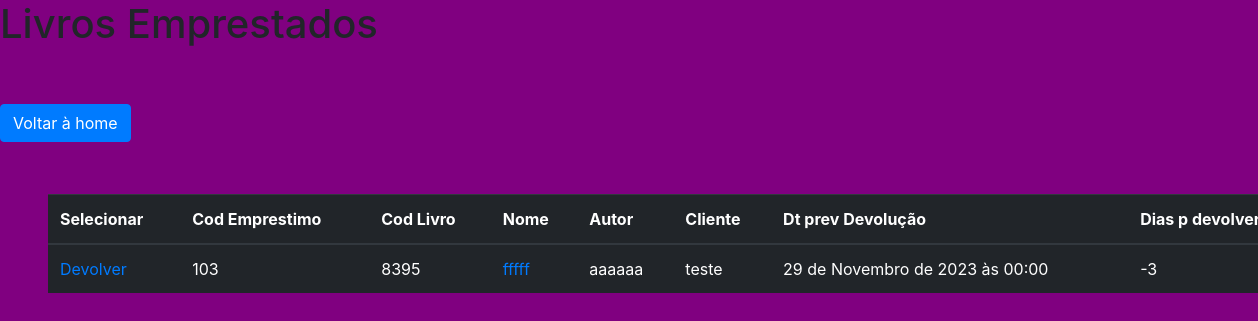
Page /cliente/emprestados-livros/ (signed in) on the committed database.
### bibliotecaApp/models.py (models this page shows, shortened)
class Livro(models.Model):
    user = models.ForeignKey(CustomUser, on_delete=models.CASCADE)
    empresa = models.ForeignKey(Empresas, on_delete=models.CASCADE)
    cod = models.IntegerField(unique=True)
    name = models.CharField(max_length=255, blank=False)
    genery = models.ForeignKey(Genero, on_delete=models.CASCADE, blank=True)
    pg = models.IntegerField()
    picture = models.ImageField(blank=True)
    author = models.CharField(max_length=255)
    qtd = models.IntegerField()
    created_at = models.DateTimeField()
    in_stock = models.BooleanField(default=False)
    emprestado = models.IntegerField(default=0)
    class Meta:
        verbose_name = 'Livro'
        verbose_name_plural = 'Livros'

### cliente/models.py (models this page shows, shortened)
class Emprestimo(models.Model):
    cod = models.CharField(max_length=36, unique=True)
    user = models.ForeignKey(CustomUser, on_delete=models.CASCADE)
    empresa = models.ForeignKey(Empresas, on_delete=models.CASCADE)
    cliente = models.ForeignKey(Cliente, on_delete=models.CASCADE)
    livro = models.ForeignKey(Livro, on_delete=models.CASCADE)
    data_emprestimo = models.DateTimeField()
    data_prev_devolucao = models.DateTimeField()
    data_devolucao = models.DateTimeField(null=True, blank=True)
    devolvido = models.BooleanField(default=False)
    saldo_de_dias_devolvidos = models.IntegerField()
    dias_para_devolver = models.IntegerField()
    def save(self, *args, **kwargs):
        if not self.cod:
            self.cod = str(uuid4())
        super().save(*args, **kwargs)
    class Meta:
        verbose_name = 'Empréstimo'
        verbose_name_plural = 'Empréstimos'

class Cliente(models.Model):
    user = models.ForeignKey(CustomUser, on_delete=models.CASCADE)
    empresa = models.ForeignKey(Empresas, on_delete=models.CASCADE)
    cod = models.IntegerField(unique=True)
    name = models.CharField(max_length=255, blank=False)
    cpf = models.CharField(max_length=14)
    email = models.EmailField()
    created_at = models.DateTimeField()
    active = models.BooleanField(default=False)
    qtd_livros = models.IntegerField()
    def __str__(self):
        return self.name
    class Meta:
        verbose_name = 'Cliente'
        verbose_name_plural = 'Clientes'

### cliente/views.py (the view)
# urls.py: path('emprestados-livros/', views.emprestados_livros, name='emprestados-livros'),
@login_required(redirect_field_name='login')
def emprestados_livros(request):
    user = request.user
    clientes = get_clientes_based_on_permission(user)
    livros_emprestados = Livro.objects.filter(
        id__in=Emprestimo.objects.filter(
            Q(cliente_id__in=[cliente.id for cliente in clientes]) & Q(devolvido=False)
        ).values_list('livro_id', flat=True)
    ).distinct()
    emprestimos_info = []
    for livro in livros_emprestados:
        emprestimos_livro = Emprestimo.objects.filter(livro=livro, devolvido=False)
        for emprestimo in emprestimos_livro:
            emprestimos_info.append({
                'livro': livro,
                'emprestimo': emprestimo,
                'cliente': emprestimo.cliente,
                'data_prev_devolucao': emprestimo.data_prev_devolucao,
                'dias_para_devolver' : emprestimo.dias_para_devolver,
            })
    return render(request, 'pages/emprestados_livros.html', {
        'emprestimos_info': emprestimos_info,
    })

### cliente/views.py (called while the page is built)
def get_clientes_based_on_permission(user):
    if user.is_superuser:
        return Cliente.objects.all()
    elif user.cargo.name == 'Gerente':
        return Cliente.objects.filter(empresa_id=user.empresa.id)
    else:
        return Cliente.objects.filter(user_id=user.id)

### cliente/templates/pages/emprestados_livros.html (shortened to what this page needs)
{% load static %}
<!DOCTYPE html>
<html lang="en">
<head>
    <link rel="stylesheet" href="https://stackpath.bootstrapcdn.com/bootstrap/4.1.3/css/bootstrap.min.css">
    <link rel="stylesheet" href="{% static 'css/global.css' %}">
</head>
<body>
    <h1>Livros Emprestados</h1>
    <a href="{% url 'home'  %}" class="btn btn-primary mt-5 mb-1">Voltar à home</a>
    <table class="table table-dark m-5">
        <thead>
            <tr>
                <th scope="col">Selecionar</th>
                <th scope="col">Cod Emprestimo</th>
                <th scope="col">Cod Livro</th>
                <th scope="col">Nome</th>
                <th scope="col">Autor</th>
                <th scope="col">Cliente</th>
                <th scope="col">Dt prev Devolução</th>
                <th scope="col">Dias p devolver</th>
            </tr>
        </thead>
        <tbody>
            {% for emprestimo_info in emprestimos_info %}
            <tr>
                <td>
                    <a href="{% url 'devolver-livro' emprestimo_info.emprestimo.id %}">
                        Devolver
                    </a>
                </td>
                <td>{{ emprestimo_info.emprestimo.id }}</td>
                <td>{{ emprestimo_info.livro.cod }}</td>
                <td>
                    <a href="{% url 'livro-detail' emprestimo_info.livro.id %}">
                        {{ emprestimo_info.livro.name }}
                    </a>
                </td>
                <td>{{ emprestimo_info.livro.author }}</td>
                <td>{{ emprestimo_info.cliente }}</td>
                <td>{{ emprestimo_info.data_prev_devolucao }}</td>
                <td>{{ emprestimo_info.dias_para_devolver }}</td>
            </tr>
            {% endfor %}
        </tbody>
    </table>
</body>
</html>

### templates/static/css/global.css (style rules this page uses)
body { background-color: purple; }

### rows in the picture
Livro: emprestimo.id "103", livro.cod "8395", livro.name "fffff", livro.author "aaaaaa", cliente "teste", data_prev_devolucao "29 de Novembro de 2023 às 00:00", dias_para_devolver "-3"
